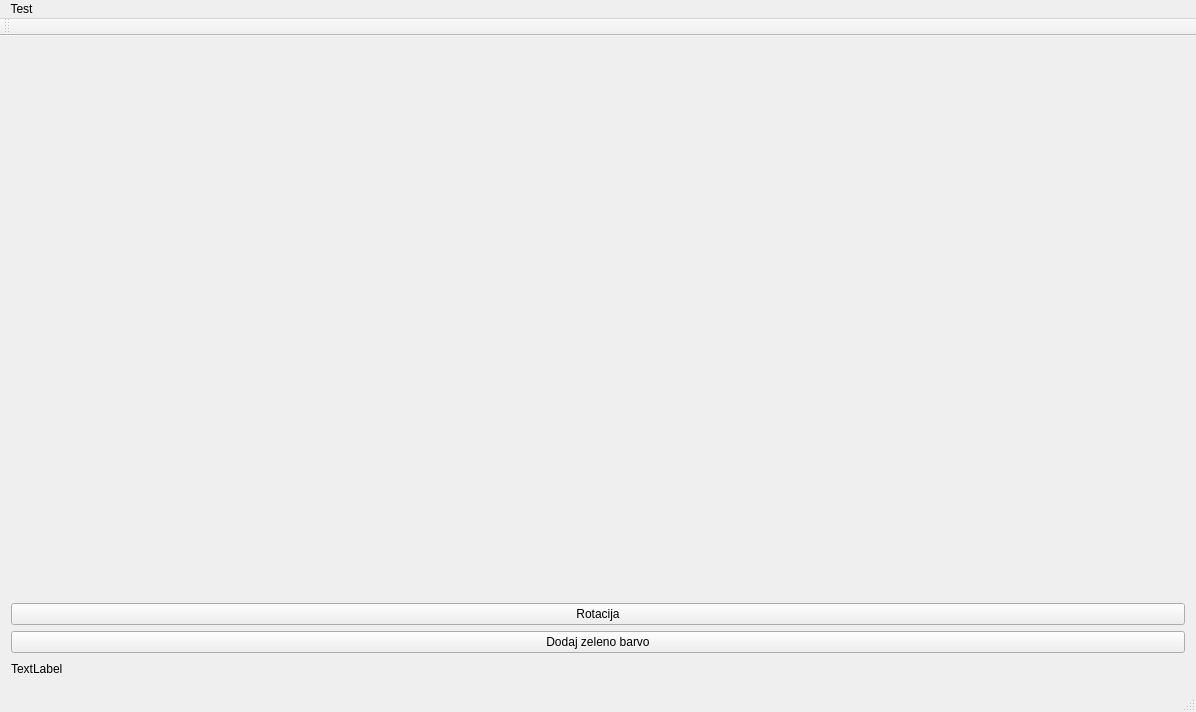
<?xml version="1.0" encoding="UTF-8"?>
<ui version="4.0">
 <class>MainWindow</class>
 <widget class="QMainWindow" name="MainWindow">
  <property name="geometry">
   <rect>
    <x>0</x>
    <y>0</y>
    <width>1196</width>
    <height>712</height>
   </rect>
  </property>
  <property name="windowTitle">
   <string>MainWindow</string>
  </property>
  <widget class="QWidget" name="centralWidget">
   <layout class="QVBoxLayout" name="verticalLayout">
    <item>
     <widget class="WidgetOpenGLDraw" name="widget" native="true"/>
    </item>
    <item>
     <widget class="QPushButton" name="pushButtonRotacija">
      <property name="text">
       <string>Rotacija</string>
      </property>
     </widget>
    </item>
    <item>
     <widget class="QPushButton" name="pushButtonZelenaBarva">
      <property name="text">
       <string>Dodaj zeleno barvo</string>
      </property>
     </widget>
    </item>
    <item>
     <widget class="QLabel" name="mouseXLabel">
      <property name="maximumSize">
       <size>
        <width>60</width>
        <height>20</height>
       </size>
      </property>
      <property name="text">
       <string>TextLabel</string>
      </property>
     </widget>
    </item>
   </layout>
  </widget>
  <widget class="QMenuBar" name="menuBar">
   <property name="geometry">
    <rect>
     <x>0</x>
     <y>0</y>
     <width>1196</width>
     <height>20</height>
    </rect>
   </property>
   <widget class="QMenu" name="menuTest">
    <property name="title">
     <string>Test</string>
    </property>
    <addaction name="actionTest"/>
   </widget>
   <addaction name="menuTest"/>
  </widget>
  <widget class="QToolBar" name="mainToolBar">
   <attribute name="toolBarArea">
    <enum>TopToolBarArea</enum>
   </attribute>
   <attribute name="toolBarBreak">
    <bool>false</bool>
   </attribute>
  </widget>
  <widget class="QStatusBar" name="statusBar"/>
  <action name="actionTest">
   <property name="text">
    <string>&amp;Test</string>
   </property>
  </action>
 </widget>
 <layoutdefault spacing="6" margin="11"/>
 <customwidgets>
  <customwidget>
   <class>WidgetOpenGLDraw</class>
   <extends>QWidget</extends>
   <header>widgetopengldraw.h</header>
   <container>1</container>
  </customwidget>
 </customwidgets>
 <resources/>
 <connections/>
</ui>
